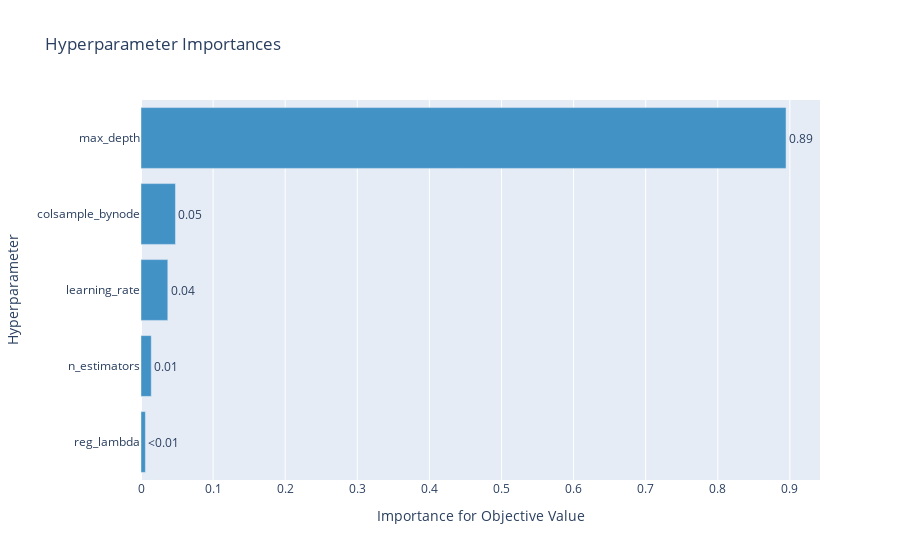

The code cell stored with this chart in its notebook:
### Code cell
# hyper-parameter들의 중요도
optuna.visualization.plot_param_importances(study)

### Figure 1 — Plotly figure (JSON) as saved in the notebook; plotly's stock layout.template omitted (floating-point values rounded to 4 significant figures)
{"data": [{"cliponaxis": false, "hovertemplate": ["reg_lambda (FloatDistribution): 0.006107095709268922<extra></extra>", "n_estimators (IntDistribution): 0.014246439817285819<extra></extra>", "learning_rate (FloatDistribution): 0.037167964812879976<extra></extra>", "colsample_bynode (FloatDistribution): 0.047796560751371495<extra></extra>", "max_depth (IntDistribution): 0.8946819389091938<extra></extra>"], "marker": {"color": "rgb(66,146,198)"}, "orientation": "h", "text": ["<0.01", "0.01", "0.04", "0.05", "0.89"], "textposition": "outside", "x": [0.006107, 0.01425, 0.03717, 0.0478, 0.8947], "y": ["reg_lambda", "n_estimators", "learning_rate", "colsample_bynode", "max_depth"], "type": "bar"}], "layout": {"showlegend": false, "title": {"text": "Hyperparameter Importances"}, "xaxis": {"title": {"text": "Importance for Objective Value"}}, "yaxis": {"title": {"text": "Hyperparameter"}}}}
